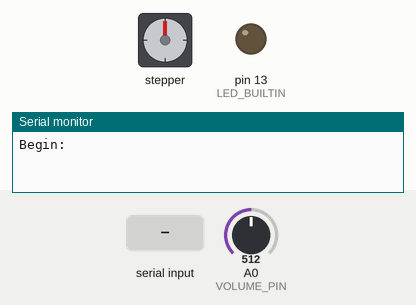
Bench run of a sketch on a simulated Arduino Pro Mini, built with avr-gcc and run on an emulated ATmega328P. Parts: stepper motor, output pins drawn as LEDs (lit = HIGH), the last lines printed to the serial monitor. Wiring (inferred from the names in the program): stepper motor driver (200 steps per turn assumed): step pin 11; direction pin 10; enable pin 12. Dashed ring = blinking. Inputs (shaded band) come from the test bench; at power-on: A0 (VOLUME_PIN) = 512. Pins used as bus, display or sensor lines are not drawn.

Above: at 1.2 s.
1.3 s: A0 (VOLUME_PIN) set to 533
At 1.47 s:
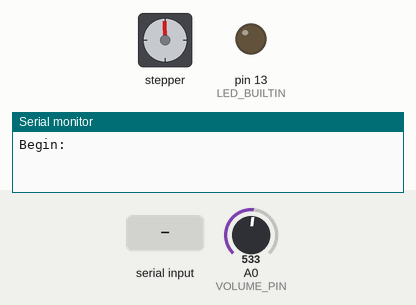
4.3 s: A0 (VOLUME_PIN) set to 511
7.3 s: A0 (VOLUME_PIN) set to 716
At 7.54 s:
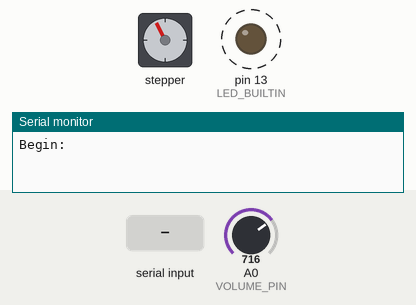
10.3 s: "M311\n" received over Serial
13.3 s: A0 (VOLUME_PIN) set to 900
At 15.04 s:
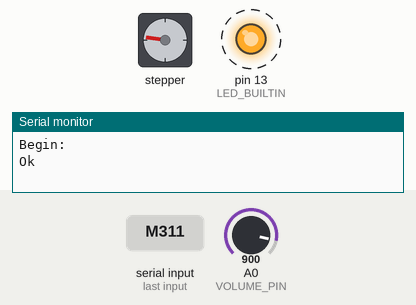
Timing chart, 0 to 17.3 s (numbered marks = the images above; inputs shaded):
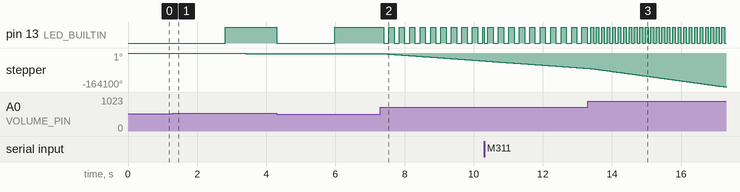

The sketch:

Conveyor-X-Firmware.ino
```cpp
#include "MultiThread.h"

#define VOLUME_PIN A0

#define DIR_PIN 10
#define STEP_PIN 11
#define EN_PIN 12

#define LED_PIN 13

#define COMPARE_VALUE_TIMER OCR1A

#define TurnOnTimer1 (TIMSK1 |= (1 << OCIE1A))
#define TurnOffTimer1 (TIMSK1 &= ~(1 << OCIE1A))

#define READ_VOLUME_TIME_MS 10

#define SERIAL_MODE true
#define VOLUME_MODE false

#define COMMAND_PORT Serial

#define MAX_SPEED 200
#define DEFAULT_SPEED 30

#define STEP_PER_MM 84.0

#define SPEED_TO_CYCLE(x) (1000000.0 / (STEP_PER_MM * x))

String inputString;
bool stringComplete;
bool Mode;
float DesireSpeed;
float DesirePosition;
long DesireStepPosition;
long CurrentStepPosition;
float OldSpeed;

byte VolumeValuaCouter;
float VolumeValue;

float DefaultSpeed;
bool IsConveyorRun;

MultiThread ReadVolumeScheduler;
MultiThread LedBlinkScheduler;

void setup()
{
  Serial.begin(115200);
  IOInit();
  setValue();
  TimerInit();
}

void loop()
{
  readVolume();
  SerialExecute();
  LedBlink();
}

void IOInit()
{
  pinMode(VOLUME_PIN, INPUT);
  pinMode(DIR_PIN, OUTPUT);
  pinMode(STEP_PIN, OUTPUT);
  pinMode(EN_PIN, OUTPUT);
  pinMode(LED_BUILTIN, OUTPUT);
  digitalWrite(EN_PIN, 1);
}

void setValue()
{
  Mode = VOLUME_MODE;
  Serial.println("Begin:");
  OldSpeed = DEFAULT_SPEED;
}

void TimerInit()
{
  noInterrupts();

  // Reset register relate to Timer 1
  // Reset register relate
  TCCR1A = TCCR1B = TCNT1 = 0;
  // Set CTC mode to Timer 1
  TCCR1B |= (1 << WGM12);
  // Set prescaler 1 to Timer 1
  TCCR1B |= (1 << CS10);
  // Normal port operation, OCxA disconnected
  TCCR1A &= ~((1 << COM1A1) | (1 << COM1A0) | (1 << COM1B1) | (1 << COM1B0));

  interrupts();
}

void LedBlink()
{
  if (DesireSpeed == 0 && DesireStepPosition == 0)
  {
    digitalWrite(LED_BUILTIN, 0);
    return;
  }

  RUN_EVERY(LedBlinkScheduler, COMPARE_VALUE_TIMER / 16);
  digitalWrite(LED_BUILTIN, !digitalRead(LED_BUILTIN));
}

void readVolume()
{
  if (Mode != VOLUME_MODE)
    return;

  RUN_EVERY(ReadVolumeScheduler, READ_VOLUME_TIME_MS);

  VolumeValuaCouter++;
  VolumeValue += map(analogRead(VOLUME_PIN), 0, 1023, -MAX_SPEED, MAX_SPEED);

  if (VolumeValuaCouter == 10)
  {
    DesireSpeed = VolumeValue / 10.0;
    if (DesireSpeed < 0.05 && DesireSpeed > -0.05)
    {
      DesireSpeed = 0;
    }

    if (DesireSpeed > 0)
    {
      setIntCycle(SPEED_TO_CYCLE(DesireSpeed));
      TurnOnTimer1;
      digitalWrite(EN_PIN, 0);
      digitalWrite(DIR_PIN, 0);
    }
    else
    {
      TurnOffTimer1;
      digitalWrite(EN_PIN, 1);
    }

    VolumeValuaCouter = 0;
    VolumeValue = 0;
  }
}

void ConveyorExecute()
{
  if (Mode != SERIAL_MODE)
  {
    return;
  }

  if (DesireSpeed < 0.01 && DesireSpeed > -0.01)
  {
    DesireSpeed = 0;
  }

  if (DesireSpeed > 0)
  {
    digitalWrite(DIR_PIN, 1);
  }
  else if (DesireSpeed < 0)
  {
    digitalWrite(DIR_PIN, 0);
  }

  DesireSpeed = abs(DesireSpeed);
  if (DesireSpeed > MAX_SPEED)
  {
    DesireSpeed = MAX_SPEED;
  }
  setIntCycle(SPEED_TO_CYCLE(DesireSpeed));

  DesireStepPosition += roundf(DesirePosition * STEP_PER_MM);
  DesirePosition = 0;

  if (DesireStepPosition > 0)
  {
    digitalWrite(DIR_PIN, 1);
  }
  else if (DesireStepPosition < 0)
  {
    digitalWrite(DIR_PIN, 0);
    DesireStepPosition = -DesireStepPosition;
  }

  if (DesireStepPosition != 0)
  {
    setIntCycle(SPEED_TO_CYCLE(OldSpeed));
  }

  if (DesireSpeed == 0 && DesireStepPosition == 0)
  {
    TurnOffTimer1;
    digitalWrite(EN_PIN, 1);
    return;
  }

  TurnOnTimer1;
  digitalWrite(EN_PIN, 0);
}

// intCycle us
void setIntCycle(float intCycle)
{
  int prescaler;

  if (intCycle > 4000)
  {
    TCCR1B |= (1 << CS11);
    TCCR1B &= ~(1 << CS10);
    prescaler = 8;
  }
  else
  {
    TCCR1B &= ~(1 << CS11);
    TCCR1B |= (1 << CS10);
    prescaler = 1;
  }

  COMPARE_VALUE_TIMER = roundf(intCycle * F_CPU / (1000000.0 * prescaler)) - 1;
}

ISR(TIMER1_COMPA_vect)
{
  digitalWrite(STEP_PIN, 0);
  delayMicroseconds(2);
  digitalWrite(STEP_PIN, 1);

  if (DesireStepPosition != 0)
  {
    CurrentStepPosition++;
    if (DesireStepPosition == CurrentStepPosition)
    {
      Serial.println("Ok");
      TurnOffTimer1;
      DesireStepPosition = 0;
      CurrentStepPosition = 0;
      digitalWrite(EN_PIN, 1);
    }
  }
}

float ConvertSpeedToIntCycle(float speed)
{
  return 1000000.0 / (STEP_PER_MM * speed);
}

void SerialExecute()
{
  while (COMMAND_PORT.available())
  {
    char inChar = (char)COMMAND_PORT.read();

    if (inChar == '\n')
    {
      stringComplete = true;
      break;
    }
    else if (inChar != '\r')
      inputString += inChar;
  }

  if (!stringComplete)
    return;

  if (inputString == "IsXConveyor")
  {
    inputString = "";
    stringComplete = false;
    COMMAND_PORT.println("YesXConveyor");
    return;
  }

  String messageBuffer = inputString.substring(0, 4);

  if (messageBuffer == "M310")
  {
    if (inputString.substring(5).toInt() == SERIAL_MODE)
    {
      Mode = SERIAL_MODE;
      DesireSpeed = 0;
    }
    if (inputString.substring(5).toInt() == VOLUME_MODE)
    {
      Mode = VOLUME_MODE;
      DesirePosition = 0;
    }
    Serial.println("Ok");
  }

  else if (messageBuffer == "M311")
  {
    DesireSpeed = inputString.substring(5).toFloat();
    DesirePosition = 0;
    Serial.println("Ok");
  }

  else if (messageBuffer == "M312")
  {
    DesirePosition = inputString.substring(5).toFloat();
    DesireSpeed = 0;
    if (DesirePosition == 0)
      Serial.println("Ok");
  }

  else if (messageBuffer == "M313")
  {
    OldSpeed = inputString.substring(5).toFloat();
    Serial.println("Ok");
  }

  inputString = "";
  stringComplete = false;

  ConveyorExecute();
}
```

MultiThread.cpp
```cpp
#include "MultiThread.h"

MultiThread::MultiThread()
{
  isCount = false;
}

void MultiThread::Schedule(uint16_t milliTime, void (*func)(uint8_t), uint8_t arg)
{
  if (isCount == false)
  {
    Counter = millis();
    isCount = true;
  }
  countValue = millis() - Counter;
  if ( countValue > milliTime )
  {
    func(arg);
    isCount = false;
  }
}

void MultiThread::Schedule(uint16_t milliTime, void (*func)())
{
  if (isCount == false)
  {
    Counter = millis();
    isCount = true;
  }
  countValue = millis() - Counter;
  if ( countValue > milliTime )
  {
    func();
    isCount = false;
  }
}

bool MultiThread::isSchedule(uint16_t milliTime)
{
  if (isCount == false)
  {
    Counter = millis();
    isCount = true;
  }
  countValue = millis() - Counter;
  if ( countValue > milliTime )
  {
    isCount = false;
    return true;
  }
  return false;
}
```

MultiThread.h
```cpp
#ifndef MULTI_THREAD_H
#define MULTI_THREAD_H

#include "Arduino.h"

class MultiThread
{
  public:
    MultiThread();
    void Schedule(uint16_t milliTime, void (*func)(uint8_t), uint8_t arg);
    void Schedule(uint16_t milliTime, void (*func)());
    bool isSchedule(uint16_t milliTime);
    bool isCount;
    uint16_t countValue;
    unsigned long Counter;
  private:

};

#define RUN_EVERY(Schedule, Time) {if( !Schedule.isSchedule(Time))\
                                    return;}

#endif
```

Measured:
- the behaviour switches between 514 and 515 on A0 (VOLUME_PIN) (found by bisection; images 0 and 1)
- after the input at 1.3 s, pin 13 (LED_BUILTIN): LOW → HIGH after 1.5 s; stepper: keeps turning counter-clockwise at about 1180°/s, starting at once
- after the input at 7.3 s, stepper: keeps turning counter-clockwise at about 11983°/s, starting after 0.12 s
- after the input at 13.3 s, pin 13 (LED_BUILTIN): alternates HIGH for 0.08 s and LOW for 0.08 s, starting after 0.09 s
